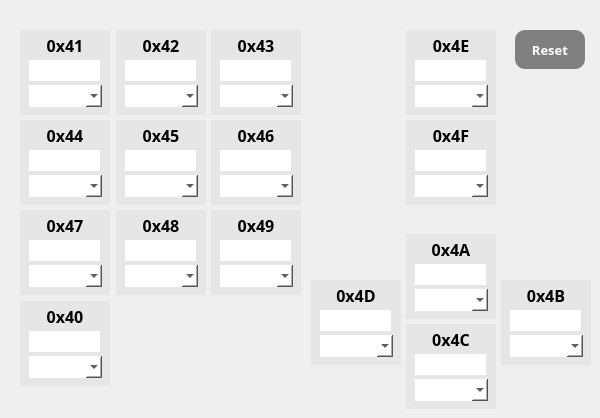
     <widget class="QWidget" name="keyset40">
      <attribute name="title">
       <string>40</string>
      </attribute>
      <widget class="QLineEdit" name="le_key4D">
       <property name="geometry">
        <rect>
         <x>320</x>
         <y>310</y>
         <width>71</width>
         <height>21</height>
        </rect>
       </property>
       <property name="styleSheet">
        <string notr="true">background-color: white;
border: none;</string>
       </property>
      </widget>
      <widget class="QLineEdit" name="le_key43">
       <property name="geometry">
        <rect>
         <x>220</x>
         <y>60</y>
         <width>71</width>
         <height>21</height>
        </rect>
       </property>
       <property name="styleSheet">
        <string notr="true">background-color: white;
border: none;</string>
       </property>
      </widget>
      <widget class="QLineEdit" name="le_key4F">
       <property name="geometry">
        <rect>
         <x>415</x>
         <y>150</y>
         <width>71</width>
         <height>21</height>
        </rect>
       </property>
       <property name="styleSheet">
        <string notr="true">background-color: white;
border: none;</string>
       </property>
      </widget>
      <widget class="QLineEdit" name="le_key47">
       <property name="geometry">
        <rect>
         <x>29</x>
         <y>240</y>
         <width>71</width>
         <height>21</height>
        </rect>
       </property>
       <property name="styleSheet">
        <string notr="true">background-color: white;
border: none;</string>
       </property>
      </widget>
      <widget class="QComboBox" name="cb_key4B">
       <property name="geometry">
        <rect>
         <x>510</x>
         <y>335</y>
         <width>73</width>
         <height>22</height>
        </rect>
       </property>
       <property name="styleSheet">
        <string notr="true">background-color: white;
border: none;
color : black;
combobox-popup : 0;</string>
       </property>
      </widget>
      <widget class="QLineEdit" name="le_key42">
       <property name="geometry">
        <rect>
         <x>125</x>
         <y>60</y>
         <width>71</width>
         <height>21</height>
        </rect>
       </property>
       <property name="styleSheet">
        <string notr="true">background-color: white;
border: none;</string>
       </property>
      </widget>
      <widget class="QPushButton" name="pb_key41">
       <property name="geometry">
        <rect>
         <x>20</x>
         <y>30</y>
         <width>90</width>
         <height>85</height>
        </rect>
       </property>
       <property name="font">
        <font>
         <family>TakaoPGothic</family>
         <pointsize>12</pointsize>
         <weight>75</weight>
         <bold>true</bold>
        </font>
       </property>
       <property name="styleSheet">
        <string notr="true">background-color: rgb(230,230,230);
border: none;
padding: 0px 0px 55px 0px;</string>
       </property>
       <property name="text">
        <string>0x41</string>
       </property>
      </widget>
      <widget class="QLineEdit" name="le_key4B">
       <property name="geometry">
        <rect>
         <x>510</x>
         <y>310</y>
         <width>71</width>
         <height>21</height>
        </rect>
       </property>
       <property name="styleSheet">
        <string notr="true">background-color: white;
border: none;</string>
       </property>
      </widget>
      <widget class="QPushButton" name="pb_key4E">
       <property name="geometry">
        <rect>
         <x>406</x>
         <y>30</y>
         <width>90</width>
         <height>85</height>
        </rect>
       </property>
       <property name="font">
        <font>
         <family>TakaoPGothic</family>
         <pointsize>12</pointsize>
         <weight>75</weight>
         <bold>true</bold>
        </font>
       </property>
       <property name="styleSheet">
        <string notr="true">background-color: rgb(230,230,230);
border: none;
padding: 0px 0px 55px 0px;</string>
       </property>
       <property name="text">
        <string>0x4E</string>
       </property>
      </widget>
      <widget class="QPushButton" name="pb_key42">
       <property name="geometry">
        <rect>
         <x>116</x>
         <y>30</y>
         <width>90</width>
         <height>85</height>
        </rect>
       </property>
       <property name="font">
        <font>
         <family>TakaoPGothic</family>
         <pointsize>12</pointsize>
         <weight>75</weight>
         <bold>true</bold>
        </font>
       </property>
       <property name="styleSheet">
        <string notr="true">background-color: rgb(230,230,230);
border: none;
padding: 0px 0px 55px 0px;</string>
       </property>
       <property name="text">
        <string>0x42</string>
       </property>
      </widget>
      <widget class="QPushButton" name="pb_key40">
       <property name="geometry">
        <rect>
         <x>20</x>
         <y>301</y>
         <width>90</width>
         <height>85</height>
        </rect>
       </property>
       <property name="font">
        <font>
         <family>TakaoPGothic</family>
         <pointsize>12</pointsize>
         <weight>75</weight>
         <bold>true</bold>
        </font>
       </property>
       <property name="styleSheet">
        <string notr="true">background-color: rgb(230,230,230);
border: none;
padding: 0px 0px 55px 0px;</string>
       </property>
       <property name="text">
        <string>0x40</string>
       </property>
      </widget>
      <widget class="QPushButton" name="pb_key48">
       <property name="geometry">
        <rect>
         <x>116</x>
         <y>210</y>
         <width>90</width>
         <height>85</height>
        </rect>
       </property>
       <property name="font">
        <font>
         <family>TakaoPGothic</family>
         <pointsize>12</pointsize>
         <weight>75</weight>
         <bold>true</bold>
        </font>
       </property>
       <property name="styleSheet">
        <string notr="true">background-color: rgb(230,230,230);
border: none;
padding: 0px 0px 55px 0px;</string>
       </property>
       <property name="text">
        <string>0x48</string>
       </property>
      </widget>
      <widget class="QComboBox" name="cb_key4F">
       <property name="geometry">
        <rect>
         <x>415</x>
         <y>175</y>
         <width>73</width>
         <height>22</height>
        </rect>
       </property>
       <property name="styleSheet">
        <string notr="true">background-color: white;
border: none;
color : black;
combobox-popup : 0;</string>
       </property>
      </widget>
      <widget class="QComboBox" name="cb_key4A">
       <property name="geometry">
        <rect>
         <x>415</x>
         <y>289</y>
         <width>73</width>
         <height>22</height>
        </rect>
       </property>
       <property name="styleSheet">
        <string notr="true">background-color: white;
border: none;
color : black;
combobox-popup : 0;</string>
       </property>
      </widget>
      <widget class="QPushButton" name="pb_key4C">
       <property name="geometry">
        <rect>
         <x>406</x>
         <y>324</y>
         <width>90</width>
         <height>85</height>
        </rect>
       </property>
       <property name="font">
        <font>
         <family>TakaoPGothic</family>
         <pointsize>12</pointsize>
         <weight>75</weight>
         <bold>true</bold>
        </font>
       </property>
       <property name="styleSheet">
        <string notr="true">background-color: rgb(230,230,230);
border: none;
padding: 0px 0px 55px 0px;</string>
       </property>
       <property name="text">
        <string>0x4C</string>
       </property>
      </widget>
      <widget class="QPushButton" name="pb_key4B">
       <property name="geometry">
        <rect>
         <x>501</x>
         <y>280</y>
         <width>90</width>
         <height>85</height>
        </rect>
       </property>
       <property name="font">
        <font>
         <family>TakaoPGothic</family>
         <pointsize>12</pointsize>
         <weight>75</weight>
         <bold>true</bold>
        </font>
       </property>
       <property name="styleSheet">
        <string notr="true">background-color: rgb(230,230,230);
border: none;
padding: 0px 0px 55px 0px;</string>
       </property>
       <property name="text">
        <string>0x4B</string>
       </property>
      </widget>
      <widget class="QPushButton" name="pb_key47">
       <property name="geometry">
        <rect>
         <x>20</x>
         <y>210</y>
         <width>90</width>
         <height>85</height>
        </rect>
       </property>
       <property name="font">
        <font>
         <family>TakaoPGothic</family>
         <pointsize>12</pointsize>
         <weight>75</weight>
         <bold>true</bold>
        </font>
       </property>
       <property name="styleSheet">
        <string notr="true">background-color: rgb(230,230,230);
border: none;
padding: 0px 0px 55px 0px;</string>
       </property>
       <property name="text">
        <string>0x47</string>
       </property>
      </widget>
      <widget class="QLineEdit" name="le_key48">
       <property name="geometry">
        <rect>
         <x>125</x>
         <y>240</y>
         <width>71</width>
         <height>21</height>
        </rect>
       </property>
       <property name="styleSheet">
        <string notr="true">background-color: white;
border: none;</string>
       </property>
      </widget>
      <widget class="QLineEdit" name="le_key45">
       <property name="geometry">
        <rect>
         <x>125</x>
         <y>150</y>
         <width>71</width>
         <height>21</height>
        </rect>
       </property>
       <property name="styleSheet">
        <string notr="true">background-color: white;
border: none;</string>
       </property>
      </widget>
      <widget class="QLineEdit" name="le_key49">
       <property name="geometry">
        <rect>
         <x>220</x>
         <y>240</y>
         <width>71</width>
         <height>21</height>
        </rect>
       </property>
       <property name="styleSheet">
        <string notr="true">background-color: white;
border: none;</string>
       </property>
      </widget>
      <widget class="QComboBox" name="cb_key43">
       <property name="geometry">
        <rect>
         <x>220</x>
         <y>85</y>
         <width>73</width>
         <height>22</height>
        </rect>
       </property>
       <property name="styleSheet">
        <string notr="true">background-color: white;
border: none;
color : black;
combobox-popup : 0;</string>
       </property>
      </widget>
      <widget class="QLineEdit" name="le_key46">
       <property name="geometry">
        <rect>
         <x>220</x>
         <y>150</y>
         <width>71</width>
         <height>21</height>
        </rect>
       </property>
       <property name="styleSheet">
        <string notr="true">background-color: white;
border: none;</string>
       </property>
      </widget>
      <widget class="QComboBox" name="cb_key4C">
       <property name="geometry">
        <rect>
         <x>415</x>
         <y>379</y>
         <width>73</width>
         <height>22</height>
        </rect>
       </property>
       <property name="styleSheet">
        <string notr="true">background-color: white;
border: none;
color : black;
combobox-popup : 0;</string>
       </property>
      </widget>
      <widget class="QPushButton" name="pb_key4D">
       <property name="geometry">
        <rect>
         <x>311</x>
         <y>280</y>
         <width>90</width>
         <height>85</height>
        </rect>
       </property>
       <property name="font">
        <font>
         <family>TakaoPGothic</family>
         <pointsize>12</pointsize>
         <weight>75</weight>
         <bold>true</bold>
        </font>
       </property>
       <property name="styleSheet">
        <string notr="true">background-color: rgb(230,230,230);
border: none;
padding: 0px 0px 55px 0px;</string>
       </property>
       <property name="text">
        <string>0x4D</string>
       </property>
      </widget>
      <widget class="QComboBox" name="cb_key41">
       <property name="geometry">
        <rect>
         <x>29</x>
         <y>85</y>
         <width>73</width>
         <height>22</height>
        </rect>
       </property>
       <property name="styleSheet">
        <string notr="true">background-color: white;
border: none;
color : black;
combobox-popup : 0;</string>
       </property>
      </widget>
      <widget class="QComboBox" name="cb_key47">
       <property name="geometry">
        <rect>
         <x>29</x>
         <y>265</y>
         <width>73</width>
         <height>22</height>
        </rect>
       </property>
       <property name="styleSheet">
        <string notr="true">background-color: white;
border: none;
color : black;
combobox-popup : 0;</string>
       </property>
      </widget>
      <widget class="QPushButton" name="pb_key44">
       <property name="geometry">
        <rect>
         <x>20</x>
         <y>120</y>
         <width>90</width>
         <height>85</height>
        </rect>
       </property>
       <property name="font">
        <font>
         <family>TakaoPGothic</family>
         <pointsize>12</pointsize>
         <weight>75</weight>
         <bold>true</bold>
        </font>
       </property>
       <property name="styleSheet">
        <string notr="true">background-color: rgb(230,230,230);
border: none;
padding: 0px 0px 55px 0px;</string>
       </property>
       <property name="text">
        <string>0x44</string>
       </property>
      </widget>
      <widget class="QLineEdit" name="le_key4A">
       <property name="geometry">
        <rect>
         <x>415</x>
         <y>264</y>
         <width>71</width>
         <height>21</height>
        </rect>
       </property>
       <property name="styleSheet">
        <string notr="true">background-color: white;
border: none;</string>
       </property>
      </widget>
      <widget class="QLineEdit" name="le_key41">
       <property name="geometry">
        <rect>
         <x>29</x>
         <y>60</y>
         <width>71</width>
         <height>21</height>
        </rect>
       </property>
       <property name="styleSheet">
        <string notr="true">background-color: white;
border: none;</string>
       </property>
      </widget>
      <widget class="QComboBox" name="cb_key40">
       <property name="geometry">
        <rect>
         <x>29</x>
         <y>356</y>
         <width>73</width>
         <height>22</height>
        </rect>
       </property>
       <property name="styleSheet">
        <string notr="true">background-color: white;
border: none;
color : black;
combobox-popup : 0;</string>
       </property>
      </widget>
      <widget class="QPushButton" name="pb_key46">
       <property name="geometry">
        <rect>
         <x>211</x>
         <y>120</y>
         <width>90</width>
         <height>85</height>
        </rect>
       </property>
       <property name="font">
        <font>
         <family>TakaoPGothic</family>
         <pointsize>12</pointsize>
         <weight>75</weight>
         <bold>true</bold>
        </font>
       </property>
       <property name="styleSheet">
        <string notr="true">background-color: rgb(230,230,230);
border: none;
padding: 0px 0px 55px 0px;</string>
       </property>
       <property name="text">
        <string>0x46</string>
       </property>
      </widget>
      <widget class="QComboBox" name="cb_key45">
       <property name="geometry">
        <rect>
         <x>125</x>
         <y>175</y>
         <width>73</width>
         <height>22</height>
        </rect>
       </property>
       <property name="styleSheet">
        <string notr="true">background-color: white;
border: none;
color : black;
combobox-popup : 0;</string>
       </property>
      </widget>
      <widget class="QPushButton" name="pb_key43">
       <property name="geometry">
        <rect>
         <x>211</x>
         <y>30</y>
         <width>90</width>
         <height>85</height>
        </rect>
       </property>
       <property name="font">
        <font>
         <family>TakaoPGothic</family>
         <pointsize>12</pointsize>
         <weight>75</weight>
         <bold>true</bold>
        </font>
       </property>
       <property name="styleSheet">
        <string notr="true">background-color: rgb(230,230,230);
border: none;
padding: 0px 0px 55px 0px;</string>
       </property>
       <property name="text">
        <string>0x43</string>
       </property>
      </widget>
      <widget class="QPushButton" name="pb_reset_keyset40">
       <property name="geometry">
        <rect>
         <x>515</x>
         <y>30</y>
         <width>70</width>
         <height>39</height>
        </rect>
       </property>
       <property name="font">
        <font>
         <family>TakaoPGothic</family>
         <pointsize>10</pointsize>
         <weight>75</weight>
         <bold>true</bold>
        </font>
       </property>
       <property name="styleSheet">
        <string notr="true">QPushButton{
	background-color: grey;
    border-radius: 10px;
	color: white
   }</string>
       </property>
       <property name="text">
        <string>Reset</string>
       </property>
      </widget>
      <widget class="QComboBox" name="cb_key4E">
       <property name="geometry">
        <rect>
         <x>415</x>
         <y>85</y>
         <width>73</width>
         <height>22</height>
        </rect>
       </property>
       <property name="styleSheet">
        <string notr="true">background-color: white;
border: none;
color : black;
combobox-popup : 0;</string>
       </property>
      </widget>
      <widget class="QComboBox" name="cb_key42">
       <property name="geometry">
        <rect>
         <x>125</x>
         <y>85</y>
         <width>73</width>
         <height>22</height>
        </rect>
       </property>
       <property name="styleSheet">
        <string notr="true">background-color: white;
border: none;
color : black;
combobox-popup : 0;</string>
       </property>
      </widget>
      <widget class="QComboBox" name="cb_key48">
       <property name="geometry">
        <rect>
         <x>125</x>
         <y>265</y>
         <width>73</width>
         <height>22</height>
        </rect>
       </property>
       <property name="styleSheet">
        <string notr="true">background-color: white;
border: none;
color : black;
combobox-popup : 0;</string>
       </property>
      </widget>
      <widget class="QPushButton" name="pb_key4F">
       <property name="geometry">
        <rect>
         <x>406</x>
         <y>120</y>
         <width>90</width>
         <height>85</height>
        </rect>
       </property>
       <property name="font">
        <font>
         <family>TakaoPGothic</family>
         <pointsize>12</pointsize>
         <weight>75</weight>
         <bold>true</bold>
        </font>
       </property>
       <property name="styleSheet">
        <string notr="true">background-color: rgb(230,230,230);
border: none;
padding: 0px 0px 55px 0px;</string>
       </property>
       <property name="text">
        <string>0x4F</string>
       </property>
      </widget>
      <widget class="QLineEdit" name="le_key40">
       <property name="geometry">
        <rect>
         <x>29</x>
         <y>331</y>
         <width>71</width>
         <height>21</height>
        </rect>
       </property>
       <property name="styleSheet">
        <string notr="true">background-color: white;
border: none;</string>
       </property>
      </widget>
      <widget class="QPushButton" name="pb_key45">
       <property name="geometry">
        <rect>
         <x>116</x>
         <y>120</y>
         <width>90</width>
         <height>85</height>
        </rect>
       </property>
       <property name="font">
        <font>
         <family>TakaoPGothic</family>
         <pointsize>12</pointsize>
         <weight>75</weight>
         <bold>true</bold>
        </font>
       </property>
       <property name="styleSheet">
        <string notr="true">background-color: rgb(230,230,230);
border: none;
padding: 0px 0px 55px 0px;</string>
       </property>
       <property name="text">
        <string>0x45</string>
       </property>
      </widget>
      <widget class="QLineEdit" name="le_key4C">
       <property name="geometry">
        <rect>
         <x>415</x>
         <y>354</y>
         <width>71</width>
         <height>21</height>
        </rect>
       </property>
       <property name="styleSheet">
        <string notr="true">background-color: white;
border: none;</string>
       </property>
      </widget>
      <widget class="QPushButton" name="pb_key49">
       <property name="geometry">
        <rect>
         <x>211</x>
         <y>210</y>
         <width>90</width>
         <height>85</height>
        </rect>
       </property>
       <property name="font">
        <font>
         <family>TakaoPGothic</family>
         <pointsize>12</pointsize>
         <weight>75</weight>
         <bold>true</bold>
        </font>
       </property>
       <property name="styleSheet">
        <string notr="true">background-color: rgb(230,230,230);
border: none;
padding: 0px 0px 55px 0px;</string>
       </property>
       <property name="text">
        <string>0x49</string>
       </property>
      </widget>
      <widget class="QComboBox" name="cb_key44">
       <property name="geometry">
        <rect>
         <x>29</x>
         <y>175</y>
         <width>73</width>
         <height>22</height>
        </rect>
       </property>
       <property name="styleSheet">
        <string notr="true">background-color: white;
border: none;
color : black;
combobox-popup : 0;</string>
       </property>
      </widget>
      <widget class="QLineEdit" name="le_key44">
       <property name="geometry">
        <rect>
         <x>29</x>
         <y>150</y>
         <width>71</width>
         <height>21</height>
        </rect>
       </property>
       <property name="styleSheet">
        <string notr="true">background-color: white;
border: none;</string>
       </property>
      </widget>
      <widget class="QLineEdit" name="le_key4E">
       <property name="geometry">
        <rect>
         <x>415</x>
         <y>60</y>
         <width>71</width>
         <height>21</height>
        </rect>
       </property>
       <property name="styleSheet">
        <string notr="true">background-color: white;
border: none;</string>
       </property>
      </widget>
      <widget class="QPushButton" name="pb_key4A">
       <property name="geometry">
        <rect>
         <x>406</x>
         <y>234</y>
         <width>90</width>
         <height>85</height>
        </rect>
       </property>
       <property name="font">
        <font>
         <family>TakaoPGothic</family>
         <pointsize>12</pointsize>
         <weight>75</weight>
         <bold>true</bold>
        </font>
       </property>
       <property name="styleSheet">
        <string notr="true">background-color: rgb(230,230,230);
border: none;
padding: 0px 0px 55px 0px;</string>
       </property>
       <property name="text">
        <string>0x4A</string>
       </property>
      </widget>
      <widget class="QComboBox" name="cb_key4D">
       <property name="geometry">
        <rect>
         <x>320</x>
         <y>335</y>
         <width>73</width>
         <height>22</height>
        </rect>
       </property>
       <property name="styleSheet">
        <string notr="true">background-color: white;
border: none;
color : black;
combobox-popup : 0;</string>
       </property>
      </widget>
      <widget class="QComboBox" name="cb_key46">
       <property name="geometry">
        <rect>
         <x>220</x>
         <y>175</y>
         <width>73</width>
         <height>22</height>
        </rect>
       </property>
       <property name="styleSheet">
        <string notr="true">background-color: white;
border: none;
color : black;
combobox-popup : 0;</string>
       </property>
      </widget>
      <widget class="QComboBox" name="cb_key49">
       <property name="geometry">
        <rect>
         <x>220</x>
         <y>265</y>
         <width>73</width>
         <height>22</height>
        </rect>
       </property>
       <property name="styleSheet">
        <string notr="true">background-color: white;
border: none;
color : black;
combobox-popup : 0;</string>
       </property>
      </widget>
      <zorder>pb_key47</zorder>
      <zorder>pb_key49</zorder>
      <zorder>pb_key46</zorder>
      <zorder>pb_key45</zorder>
      <zorder>pb_key42</zorder>
      <zorder>pb_key43</zorder>
      <zorder>pb_key4D</zorder>
      <zorder>pb_key4B</zorder>
      <zorder>pb_key4A</zorder>
      <zorder>pb_key4F</zorder>
      <zorder>le_key4D</zorder>
      <zorder>le_key43</zorder>
      <zorder>le_key4F</zorder>
      <zorder>le_key47</zorder>
      <zorder>cb_key4B</zorder>
      <zorder>le_key42</zorder>
      <zorder>pb_key41</zorder>
      <zorder>le_key4B</zorder>
      <zorder>pb_key4E</zorder>
      <zorder>pb_key40</zorder>
      <zorder>pb_key48</zorder>
      <zorder>cb_key4F</zorder>
      <zorder>cb_key4A</zorder>
      <zorder>pb_key4C</zorder>
      <zorder>le_key48</zorder>
      <zorder>le_key45</zorder>
      <zorder>le_key49</zorder>
      <zorder>cb_key43</zorder>
      <zorder>le_key46</zorder>
      <zorder>cb_key4C</zorder>
      <zorder>cb_key41</zorder>
      <zorder>cb_key47</zorder>
      <zorder>pb_key44</zorder>
      <zorder>le_key4A</zorder>
      <zorder>le_key41</zorder>
      <zorder>cb_key40</zorder>
      <zorder>cb_key45</zorder>
      <zorder>pb_reset_keyset40</zorder>
      <zorder>cb_key4E</zorder>
      <zorder>cb_key42</zorder>
      <zorder>cb_key48</zorder>
      <zorder>le_key40</zorder>
      <zorder>le_key4C</zorder>
      <zorder>cb_key44</zorder>
      <zorder>le_key44</zorder>
      <zorder>le_key4E</zorder>
      <zorder>cb_key4D</zorder>
      <zorder>cb_key46</zorder>
      <zorder>cb_key49</zorder>
     </widget>
